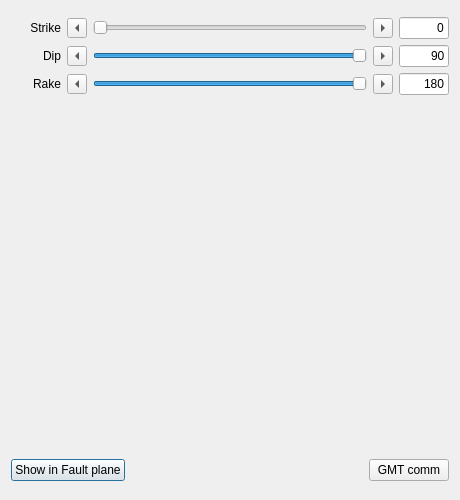
<?xml version="1.0" encoding="UTF-8"?>
<ui version="4.0">
 <class>FocalMecaStudioDialog</class>
 <widget class="QDialog" name="FocalMecaStudioDialog">
  <property name="geometry">
   <rect>
    <x>0</x>
    <y>0</y>
    <width>460</width>
    <height>500</height>
   </rect>
  </property>
  <property name="windowTitle">
   <string>Focal Meca Studio</string>
  </property>
  <!--
    NOTE: hand-written mirror for Designer-only layout review (same convention as
    elastic_deformation.ui) — NOT run through uic; the real dialog gets hand-ported into
    deps/src/70_window.cpp once the layout is approved.

    Real QSlider + QToolButton arrows per row (v1 used a promoted LabeledSlider, but a promoted
    widget paints blank in Designer — no slider was visible to review, and the numeric edit
    stretched to fill the leftover column). Each row is [label][leftBtn][slider][rightBtn][edit]:
    editStrike/editDip/editRake are fixed-width (findChild<QLineEdit> pattern, same as every other
    dialog), sliderStrike/sliderDip/sliderRake carry the real ranges (0-360 / 0-90 / -180-180) and
    stay in sync with the edit box both ways once hand-ported. 'beach' reuses the EXISTING
    BeachballWidget (elastic_deformation.ui) but at demo size this one needs the REAL
    Aki-Richards two-colour sector projection (see .wolf/cerebrum.md "focal-beachball-three-laws"),
    not the schematic wedge placeholder — that upgrade is shared by both dialogs, not forked.
  -->
  <layout class="QVBoxLayout" name="rootLayout">
   <item>
    <layout class="QVBoxLayout" name="paramsCol">
     <item>
      <layout class="QHBoxLayout" name="strikeRow">
       <item>
        <widget class="QLabel" name="strikeLab">
         <property name="minimumSize"><size><width>50</width><height>0</height></size></property>
         <property name="alignment"><set>Qt::AlignRight|Qt::AlignVCenter</set></property>
         <property name="text"><string>Strike</string></property>
        </widget>
       </item>
       <item>
        <widget class="QToolButton" name="strikeLeftBtn">
         <property name="maximumSize"><size><width>20</width><height>20</height></size></property>
         <property name="arrowType"><enum>Qt::LeftArrow</enum></property>
        </widget>
       </item>
       <item>
        <widget class="QSlider" name="sliderStrike">
         <property name="sizePolicy">
          <sizepolicy hsizetype="Expanding" vsizetype="Fixed">
           <horstretch>1</horstretch>
           <verstretch>0</verstretch>
          </sizepolicy>
         </property>
         <property name="minimum"><number>0</number></property>
         <property name="maximum"><number>360</number></property>
         <property name="value"><number>0</number></property>
         <property name="orientation"><enum>Qt::Horizontal</enum></property>
        </widget>
       </item>
       <item>
        <widget class="QToolButton" name="strikeRightBtn">
         <property name="maximumSize"><size><width>20</width><height>20</height></size></property>
         <property name="arrowType"><enum>Qt::RightArrow</enum></property>
        </widget>
       </item>
       <item>
        <widget class="QLineEdit" name="editStrike">
         <property name="maximumSize"><size><width>50</width><height>16777215</height></size></property>
         <property name="alignment"><set>Qt::AlignRight|Qt::AlignVCenter</set></property>
         <property name="text"><string>0</string></property>
        </widget>
       </item>
      </layout>
     </item>
     <item>
      <layout class="QHBoxLayout" name="dipRow">
       <item>
        <widget class="QLabel" name="dipLab">
         <property name="minimumSize"><size><width>50</width><height>0</height></size></property>
         <property name="alignment"><set>Qt::AlignRight|Qt::AlignVCenter</set></property>
         <property name="text"><string>Dip</string></property>
        </widget>
       </item>
       <item>
        <widget class="QToolButton" name="dipLeftBtn">
         <property name="maximumSize"><size><width>20</width><height>20</height></size></property>
         <property name="arrowType"><enum>Qt::LeftArrow</enum></property>
        </widget>
       </item>
       <item>
        <widget class="QSlider" name="sliderDip">
         <property name="sizePolicy">
          <sizepolicy hsizetype="Expanding" vsizetype="Fixed">
           <horstretch>1</horstretch>
           <verstretch>0</verstretch>
          </sizepolicy>
         </property>
         <property name="minimum"><number>0</number></property>
         <property name="maximum"><number>90</number></property>
         <property name="value"><number>90</number></property>
         <property name="orientation"><enum>Qt::Horizontal</enum></property>
        </widget>
       </item>
       <item>
        <widget class="QToolButton" name="dipRightBtn">
         <property name="maximumSize"><size><width>20</width><height>20</height></size></property>
         <property name="arrowType"><enum>Qt::RightArrow</enum></property>
        </widget>
       </item>
       <item>
        <widget class="QLineEdit" name="editDip">
         <property name="maximumSize"><size><width>50</width><height>16777215</height></size></property>
         <property name="alignment"><set>Qt::AlignRight|Qt::AlignVCenter</set></property>
         <property name="text"><string>90</string></property>
        </widget>
       </item>
      </layout>
     </item>
     <item>
      <layout class="QHBoxLayout" name="rakeRow">
       <item>
        <widget class="QLabel" name="rakeLab">
         <property name="minimumSize"><size><width>50</width><height>0</height></size></property>
         <property name="alignment"><set>Qt::AlignRight|Qt::AlignVCenter</set></property>
         <property name="text"><string>Rake</string></property>
        </widget>
       </item>
       <item>
        <widget class="QToolButton" name="rakeLeftBtn">
         <property name="maximumSize"><size><width>20</width><height>20</height></size></property>
         <property name="arrowType"><enum>Qt::LeftArrow</enum></property>
        </widget>
       </item>
       <item>
        <widget class="QSlider" name="sliderRake">
         <property name="sizePolicy">
          <sizepolicy hsizetype="Expanding" vsizetype="Fixed">
           <horstretch>1</horstretch>
           <verstretch>0</verstretch>
          </sizepolicy>
         </property>
         <property name="minimum"><number>-180</number></property>
         <property name="maximum"><number>180</number></property>
         <property name="value"><number>180</number></property>
         <property name="orientation"><enum>Qt::Horizontal</enum></property>
        </widget>
       </item>
       <item>
        <widget class="QToolButton" name="rakeRightBtn">
         <property name="maximumSize"><size><width>20</width><height>20</height></size></property>
         <property name="arrowType"><enum>Qt::RightArrow</enum></property>
        </widget>
       </item>
       <item>
        <widget class="QLineEdit" name="editRake">
         <property name="maximumSize"><size><width>50</width><height>16777215</height></size></property>
         <property name="alignment"><set>Qt::AlignRight|Qt::AlignVCenter</set></property>
         <property name="text"><string>180</string></property>
        </widget>
       </item>
      </layout>
     </item>
    </layout>
   </item>
   <item>
    <layout class="QHBoxLayout" name="beachRow">
     <item>
      <spacer name="beachLeftSpacer">
       <property name="orientation"><enum>Qt::Horizontal</enum></property>
       <property name="sizeHint" stdset="0"><size><width>20</width><height>20</height></size></property>
      </spacer>
     </item>
     <item>
      <widget class="BeachballWidget" name="beach" native="true">
       <property name="sizePolicy">
        <sizepolicy hsizetype="Fixed" vsizetype="Fixed">
         <horstretch>0</horstretch>
         <verstretch>0</verstretch>
        </sizepolicy>
       </property>
       <property name="minimumSize"><size><width>340</width><height>340</height></size></property>
       <property name="maximumSize"><size><width>340</width><height>340</height></size></property>
      </widget>
     </item>
     <item>
      <spacer name="beachRightSpacer">
       <property name="orientation"><enum>Qt::Horizontal</enum></property>
       <property name="sizeHint" stdset="0"><size><width>20</width><height>20</height></size></property>
      </spacer>
     </item>
    </layout>
   </item>
   <item>
    <layout class="QHBoxLayout" name="btnRow">
     <item>
      <widget class="QPushButton" name="btnFaultPlane">
       <property name="toolTip"><string>Open the Fault plane demo at this strike, dip and rake and compute the Okada deformation it causes</string></property>
       <property name="text"><string>Show in Fault plane</string></property>
      </widget>
     </item>
     <item>
      <spacer name="btnSpacer">
       <property name="orientation"><enum>Qt::Horizontal</enum></property>
       <property name="sizeHint" stdset="0"><size><width>40</width><height>20</height></size></property>
      </spacer>
     </item>
     <item>
      <widget class="QPushButton" name="btnGmtComm">
       <property name="toolTip"><string>Show the GMT command that reproduces this beachball</string></property>
       <property name="text"><string>GMT comm</string></property>
      </widget>
     </item>
    </layout>
   </item>
  </layout>
 </widget>
 <customwidgets>
  <customwidget>
   <class>BeachballWidget</class>
   <extends>QWidget</extends>
   <header>beachballwidget.h</header>
   <container>0</container>
  </customwidget>
 </customwidgets>
 <resources/>
 <connections/>
</ui>
